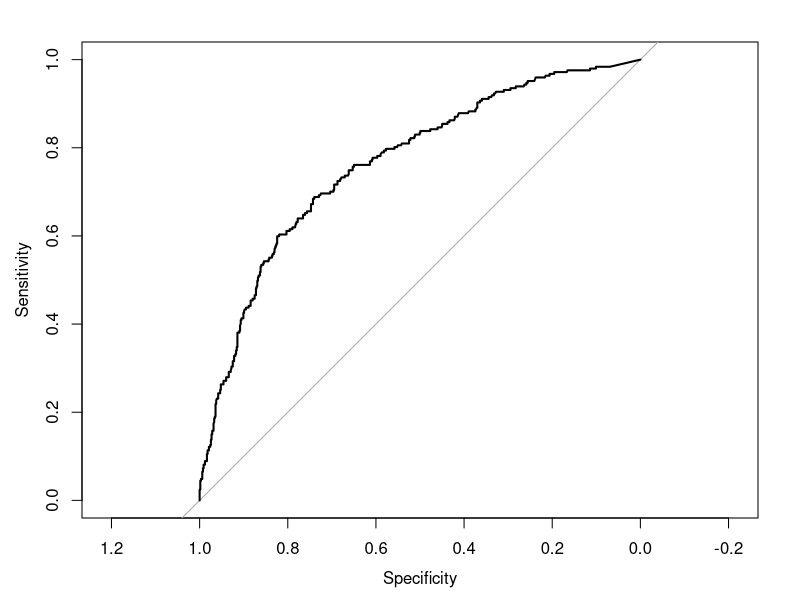
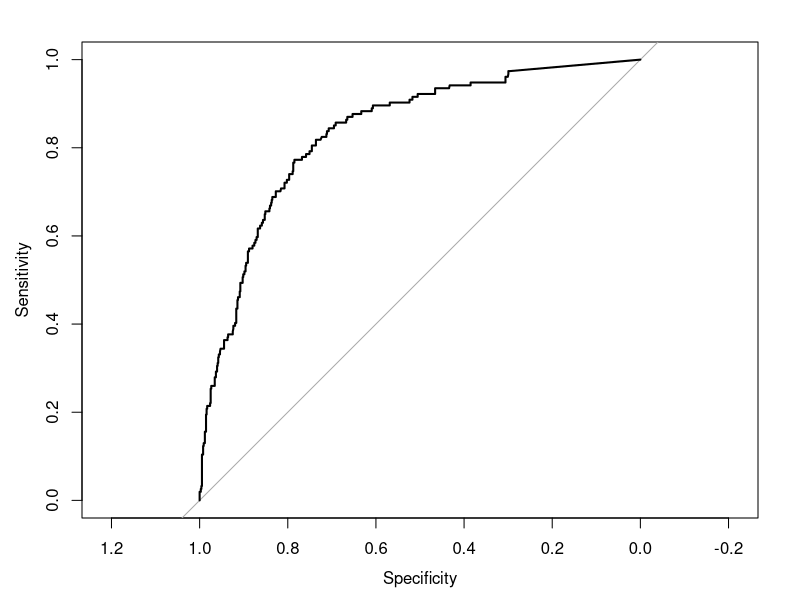
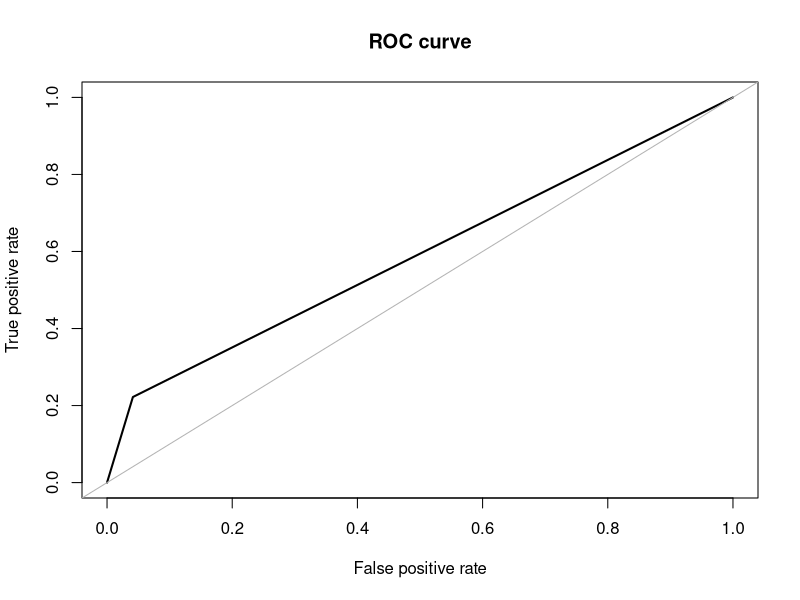
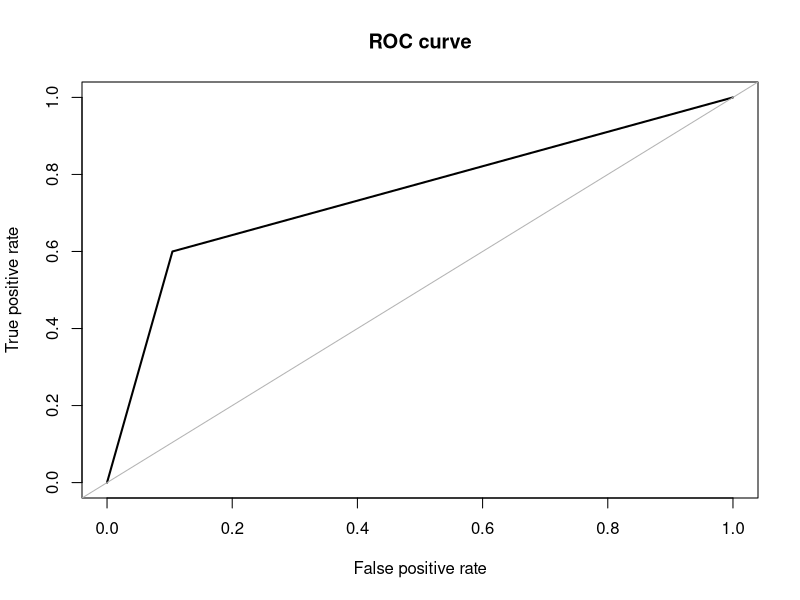
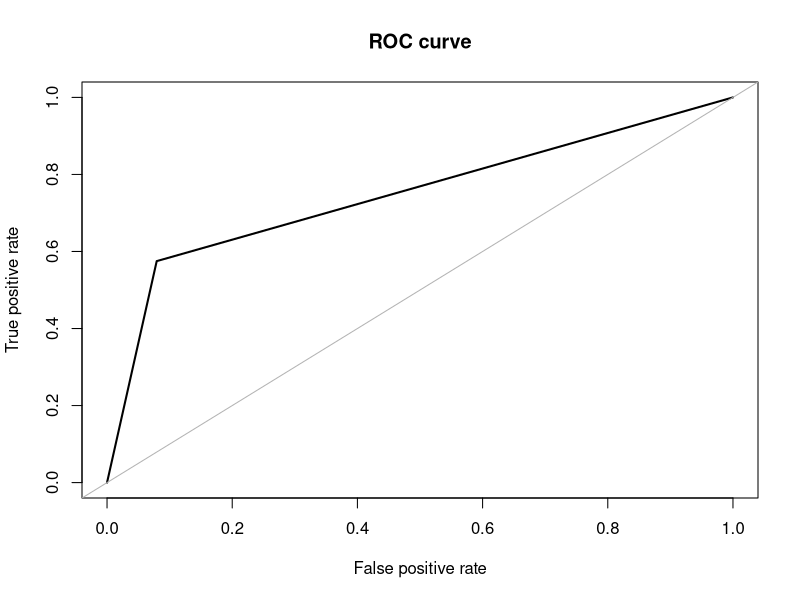
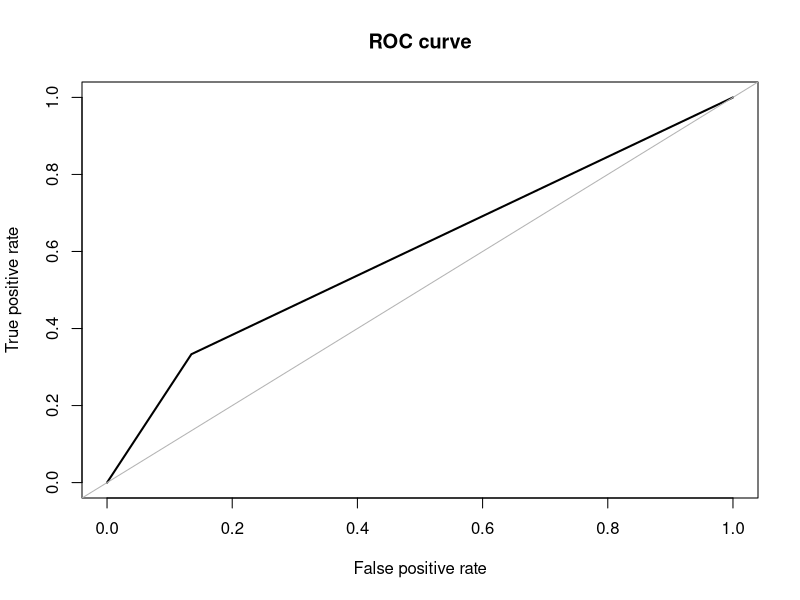
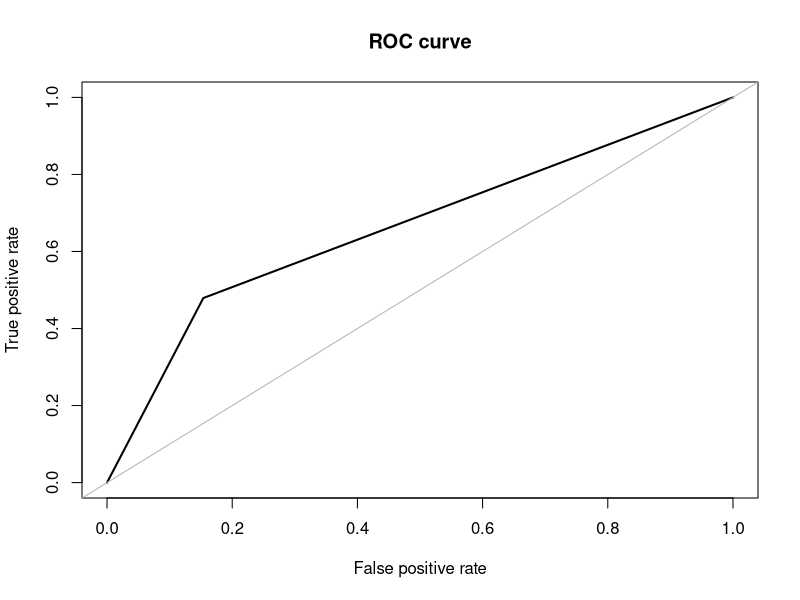

Write R code to recreate these figures, in order.
#EDA

df <- read.csv("../data/geoprocessed/china_centroids_compiled.csv")

# remove columns 1,2,3
df <- df[,-c(1,2,3,4,5)]

# get rid of weird negative rows

bad_rows <- which(df[,1]<0)
bad_rows <- c(bad_rows,which(df$china_pop_<0))

df <- df[-bad_rows,]

# start by predicting outbreak vs non outbreak
df$cases_binary <- 0
df$cases_binary[which(df$ncov_cas_1>0)] <-1
df$cases_binary <- as.factor(df$cases_binary)

df$death_binary <- 0
df$death_binary[which(df$ncov_dea_1>0)]<-1
df$death_binary <- as.factor(df$death_binary)

library('randomForest')
library('pROC')

# try a classifier

rf1 <- randomForest(cases_binary ~airport__1+airport__2+health_c_2+health_c_3+china_pop_,data=df )

rf1.roc<-roc(df$cases_binary,rf1$votes[,2])
plot(rf1.roc)
auc(rf1.roc)

rf2 <- randomForest(death_binary ~airport__1+airport__2+health_c_2+health_c_3+china_pop_,data=df )
rf2.roc<-roc(df$death_binary,rf2$votes[,2])
plot(rf2.roc)
auc(rf2.roc)

# pretty bad class imbalance

library("ROSE")

# do an actual cross validation and measure AUC
set.seed(1)
folds <- 5
df$folds <- sample(1:folds,size=nrow(df),replace=T)

for(f in 1:folds){
  df_train <- df[which(df$folds!=f),]
  df_test <- df[which(df$folds==f),]
  
  # oversample the training data
  #df_train_over <- ovun.sample(cases_binary~.,data=df_train,method="both",N=1500)$data
  df_train_over <- ROSE(cases_binary~.,data=df_train)$data
  rf1_over <- randomForest(cases_binary ~airport__1+airport__2+health_c_2+health_c_3+china_pop_,data=df_train_over )
  
  # predict on test data
  rf1_test <- predict(object = rf1_over,newdata = df_test)
  print(roc.curve(df_test$cases_binary,rf1_test))
  
  
  rf2 <- randomForest(ncov_cas_1~airport__1+airport__2+health_c_2+health_c_3+china_pop_,data=df_train_over )
  rf2_test <- predict(rf2,newdata = df_test)  
  print(cor(rf2_test,df_test$ncov_cas_1)  )
}
